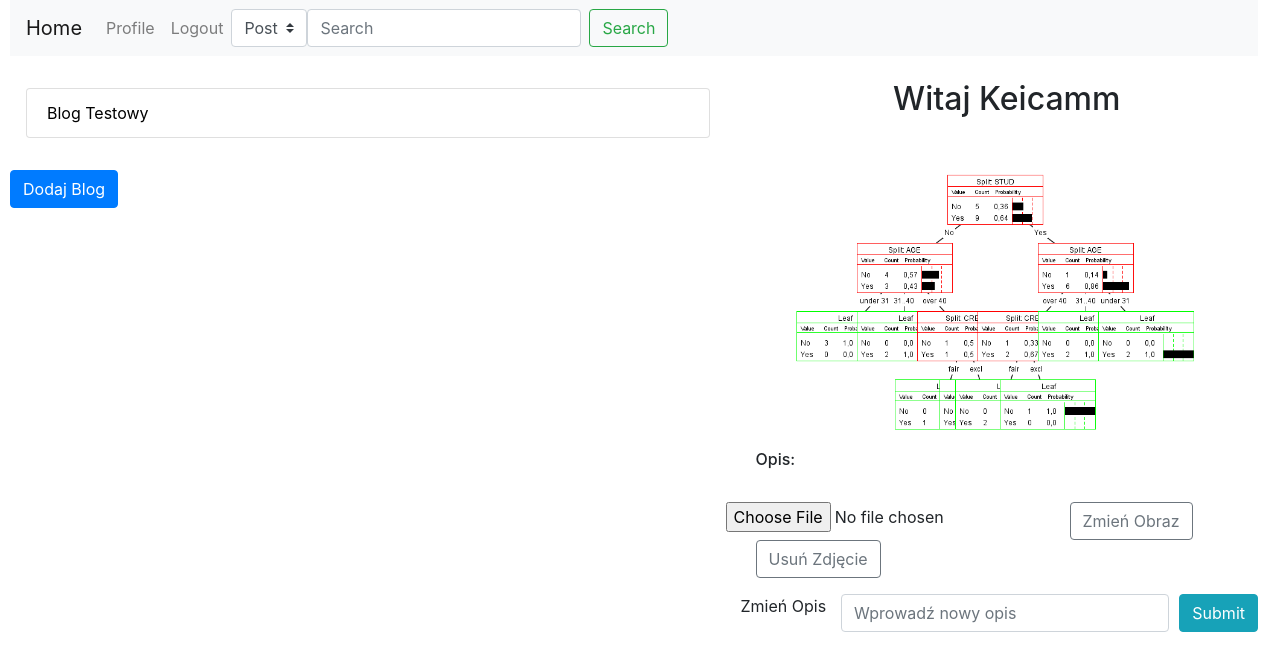
Before: /profile/ (signed in) with the older database file.
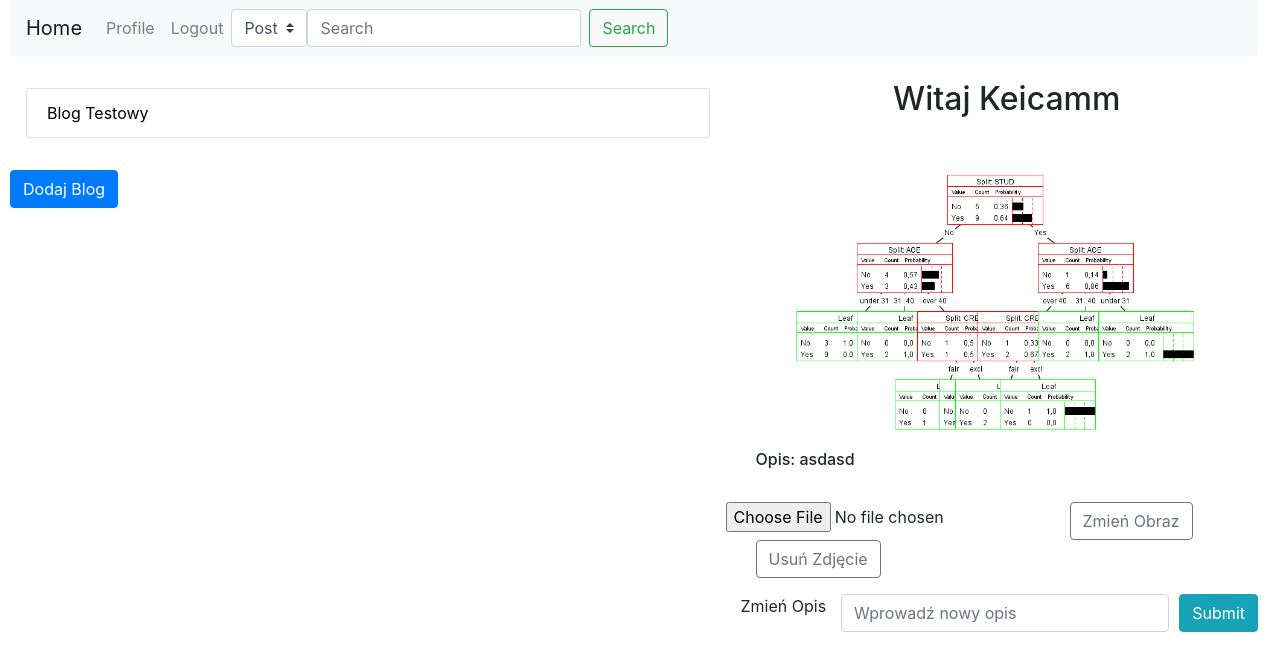
After: the same page with the newer database file.
### Blog/models.py (models this page shows, shortened)
class Profil(models.Model):
    User=models.OneToOneField(User,on_delete=models.CASCADE,primary_key=True)
    Zdjecie=models.ImageField(default='Profilowe/default_pic.jpg',upload_to=path_and_rename)
    Opis=models.CharField(max_length=1000,blank=True)

### Blog/views.py (the view)
# urls.py: path('profile/',views.profile,name='profile'),
def profile(request):
    if request.user.is_authenticated:
        p = models.Profil.objects.get(User=request.user)
        b = models.Blog.objects.filter(IDAutor = request.user)
        return render(request,"Blog/profile.html",{'account': p, 'blogs':b})
    else:
        messages.error(request,'Nie jesteś zalogowany !')
        return redirect('home')

### Blog/templates/Blog/profile.html (shortened to what this page needs)
{%extends 'Blog/base.html'%}
{%block content%}
<div class="row">
  <div class="col-7">
    {%if blogs%}
    <nav class="nav flex-column">
            <ul class="list-group" >
            {%for blog in blogs%}
            <a class="nav-link" href="{{blog.IDBlog}}/details">
              <div class="">
                <li class="list-group-item hovered">{{blog.Nazwa}}</li>
              </div>
            </a>
            {%endfor%}
            </ul>
          </nav>
          <br>
          {%else%}
          <h4>Nie masz żadnych blogów</h4>
          {%endif%}
    <button type="button" class="btn btn-primary" data-toggle="modal" data-target="#exampleModalCentered">
      Dodaj Blog
    </button>
  </div>
  <div class="col-5">
      <div class="text-center">
         <h2>Witaj {{account.User.username}}</h2>
      </div>
      <br>
          <div class="form-group">
            <div class="text-center" >
              <img src="/Obrazki/{{account.Zdjecie}}"  height="300">
            </div>
            <div>
              <h6>Opis: {{account.Opis}}</h6>
            </div>
            <br>
            <div class="row">
                <form action="{% url 'newImage' %}" method="POST" enctype="multipart/form-data">
                  <div class="row">
                        <input type="file" name="Zdjecie" accept="image/png, image/jpeg">
                        <button class="btn btn-outline-secondary" type="submit">Zmień Obraz</button>
                  </div>
                </form>
              <div class="col">
                <form action="{% url 'default_pic' %}" method="GET">
                  <button type="submit" class="btn btn-outline-secondary"> Usuń Zdjęcie</button>
                </form>
              </div>
            </div>
          </div>
              <form action="/editOpis/" method="post">
              <div class="row">
                    <label for="OpisForm">Zmień Opis</label>
                  <div class="col">
                      <input type="text" class="form-control" id="OpisForm" name="OpisForm" placeholder="Wprowadź nowy opis">
                  </div>
                  <div class="col-2">
                    <input type="submit" style="float:right" class="btn btn-info" id="OpisFormBtn">
                  </div>
              </div>
              </form>
  </div>
</div>
{%endblock%}

Changed rows visible on the page:
changed Profil "Keicamm": Opis (not shown) → "asdasd"
